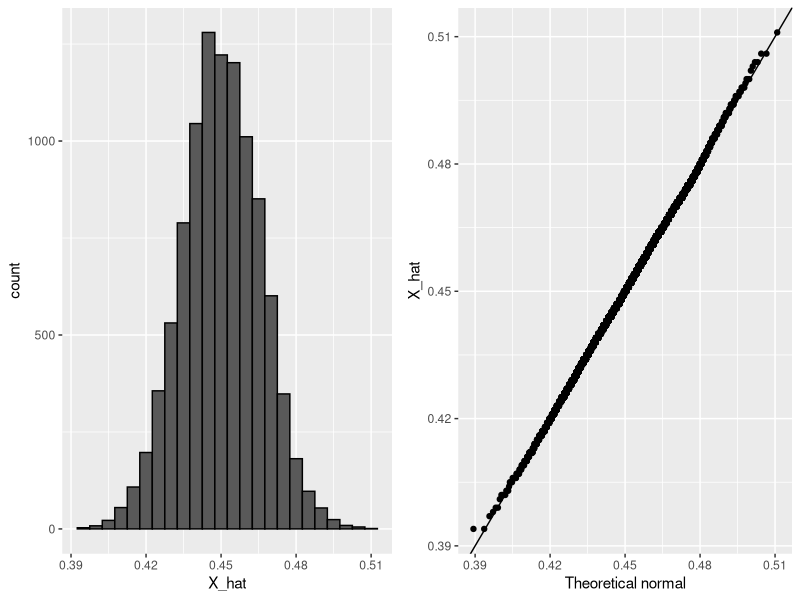

Write the R code that produced this figure.
# If we take a sample of 1000 beads when the probability of being "1" is 0.45.
N <- 1000
expected_X_hat <- 0.45
expected_sd <- sqrt(expected_X_hat*(1-expected_X_hat)/N)

#Checking with Monte Carlo
p <- 0.45
B <- 10000
X_hat <- replicate(B,{
  X <- sample(c(0,1), size = N, replace = TRUE, prob = c(1-p,p))
  mean(X)
})

mean(X_hat)
sd(X_hat)

#Plotting to confirm normality
library(gridExtra)
library(tidyverse)

p1 <- data.frame(X_hat=X_hat) %>% ggplot(aes(X_hat))+
  geom_histogram(binwidth = 0.005, color = "black")

p2 <- data.frame(X_hat=X_hat) %>% ggplot(aes(sample=X_hat))+
  stat_qq(dparams = list(mean=mean(X_hat), sd =sd(X_hat)))+
  geom_abline()+
  ylab("X_hat")+
  xlab("Theoretical normal")

grid.arrange(p1,p2,nrow=1)

#Monte Carlo for Confience intervals

B <- 10000

inside <- replicate(B, {
  X <- sample(c(0,1), size = N, replace = TRUE, prob = c(1-p,p))
  X_hat <- mean(X)
  SE_hat <- sqrt(X_hat * (1-X_hat)/N)
  between(p,X_hat - 2*SE_hat, X_hat + 2*SE_hat)
})
mean(inside)

#Monte Carlo with multiple polls

d <- 0.039
Ns <- c(1298,533,1342,897,774,254,812,324,1291,1056,2172,516)
p <- (d+1)/2

confidence_intervals <- sapply(Ns, function(N){
  X <- sample(c(0,1), size = N, replace = TRUE, prob = c(1-p,p))
  X_hat <- mean(X)
  SE_hat <- sqrt(X_hat*(1-X_hat)/N)
  2*c(X_hat, X_hat - 2*SE_hat, X_hat+2*SE_hat)-1
})

polls <- data.frame(poll=1:ncol(confidence_intervals),
                    t(confidence_intervals),
                    sample_size=Ns)
names(polls) <- c("poll", "estimate", "low", "high", "sample_size")
polls

#What if we aggregated the pools
sum(polls$sample_size)
d_hat <- polls %>% 
  summarize(avg=sum(estimate*sample_size)/sum(sample_size)) %>% 
  .$avg

p_hat <- (1+d_hat)/2
moe <- 2*1.96*sqrt(p_hat*(1-p_hat)/sum(polls$sample_size))
moe

#Predicting the election
library(dslabs)
rm(list=ls())
data("polls_us_election_2016")
polls <-  polls_us_election_2016 %>% 
  filter(state == "U.S." & 
           enddate >= "2016-10-31" &
           (grade %in% c("A+", "A", "A-", "B+")| is.na(grade))) %>% 
  mutate(spread = rawpoll_clinton/100 - rawpoll_trump/100)

d_hat <- polls %>% summarize(d_hat = sum(spread * samplesize)/sum(samplesize)) %>% 
  .$d_hat

p_hat <- (d_hat+1)/2
moe <- 1.96*2*sqrt(p_hat*(1-p_hat)/sum(polls$samplesize))
moe

# Bayesian theorem

prev <- 0.00025
N <- 100000
outcome <- sample(c("Disease", "Healthy"),N, replace=TRUE, prob = c(prev, 1-prev))

N_D <- sum(outcome=="Disease")
N_D

N_H <- sum(outcome=="Healthy")
N_H

accuracy <- 0.99
test <- vector("character",N)
test[outcome=="Disease"] <- sample(c("+","-"),N_D, replace=TRUE, prob=c(accuracy,1-accuracy))
test[outcome=="Healthy"] <- sample(c("-","+"),N_H, replace=TRUE, prob=c(accuracy,1-accuracy))

table(outcome,test)

# Here we compute the probability f election winning

I <- 5 #number of pollsters
J <- 6 #number of polls per pollsters
N <- 2000 #sample size
d <- 0.021 #actual spread
p <- (d+1)/2
h <- rnorm(I,0,0.025)
X <- sapply(1:I, function(i){
  d+h[i]+rnorm(J,0,2*sqrt(p*(1-p)/N))
})
